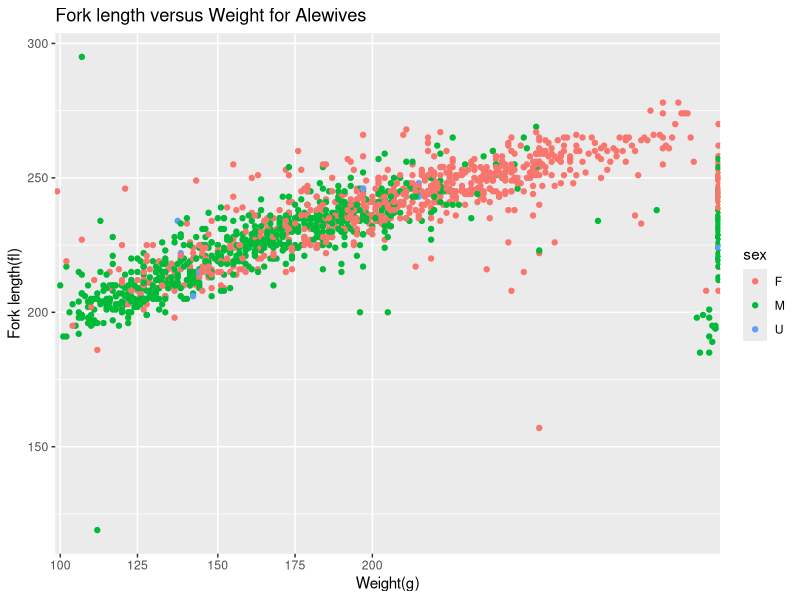
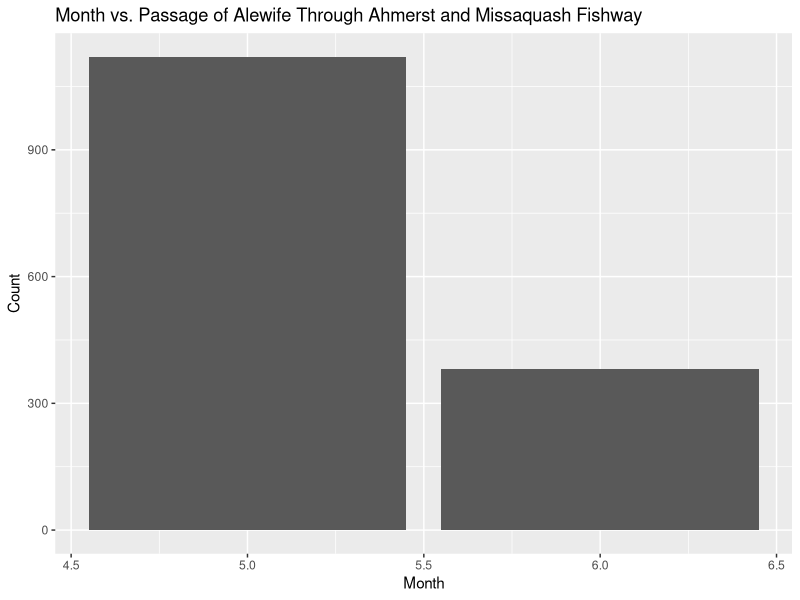

These figures' R source, in order: (Note: this script raises an error after producing the figures.)
## ---- chunk 1

## ---- chunk 2
knitr::opts_chunk$set(echo = TRUE)
## ---- chunk 3
library("tidyverse")

alewife17 <- read_csv("alewife13_17.csv", col_type= "iiiiciiciiicc")

alewife17 <- read.csv("alewife13_17.csv")
View(alewife17)
names(alewife17)
## ---- chunk 4
alewife17.df <- filter(alewife17, y==2017)
## ---- chunk 5

alewife17.df %>%
  count(sx)

## ---- chunk 6
aw.df <- mutate(alewife17.df, 
                sex = toupper(str_trim(sx)), 
                sex = ifelse(sex %in% c("-","?", "NA"), "U", sex))
# check
with(aw.df, table(sex, sx))
## ---- chunk 7
aw.df$sx <- NULL
## ---- chunk 8
aw.df <- mutate(aw.df,w = ifelse(w %in% c("na"), "NA", w))
View(aw.df)
## ---- chunk 9
ggplot(data= aw.df,mapping= aes(x=w,y=fl,color=sex),position="jitter")+
  geom_point()+
  ggtitle("Fork length versus Weight for Alewives")+
  scale_x_discrete(breaks = seq(0, 200, 25))+
  xlab("Weight(g)")+
  ylab("Fork length(fl)")
## ---- chunk 10
library(lubridate)

aw.df %>%
  mutate(month=month(m,label=TRUE)) %>%
  ggplot(aes(x=m))+
  geom_bar()+
  ggtitle("Month vs. Passage of Alewife Through Ahmerst and Missaquash Fishway")+
  xlab("Month")+
  ylab("Count")
## ---- chunk 11

aw.df %>%
  select(y, m , d) %>%
  mutate(enter = make_date(y, m, d)) %>%
  ggplot(aw.df) +
  geom_bar(aes(enter, fill = tl))
#something about binwidth...bin the tl data...
#can't get mutate to make a new column...

